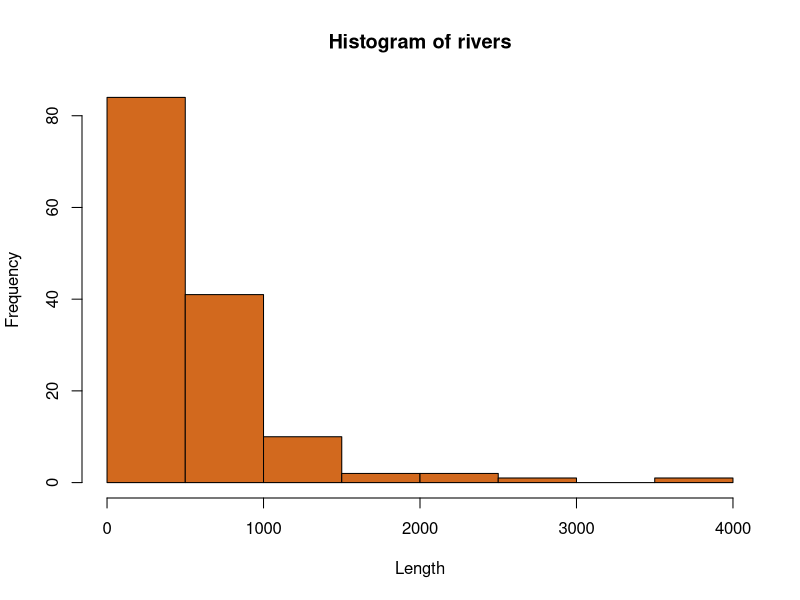

This figure's R source:
# 1.7
# R has a built-in vector rivers which contains the lengths of major North American rivers.
#   a) Use ?rivers to learn about the data set.
#   b) Find the mean and standard deviation of the rivers data using the base R functions mean and sd.
#   c) Make a histogram (hist) of the rivers data.
#   d) Get the five number summary (summary) of rivers data.
#   e) Find the longest and shortest lengths of rivers in the set.
#   f) Make a list of all (the lengths of the) rivers longer than 1000 miles.

# a)
?rivers

# b)
mean(rivers)
sd(rivers)

# c)
hist(rivers, xlab="Length", col="chocolate")

# d)
summary(rivers)

# e)
min(rivers)
max(rivers)

# f)
rivers[rivers>1000]
